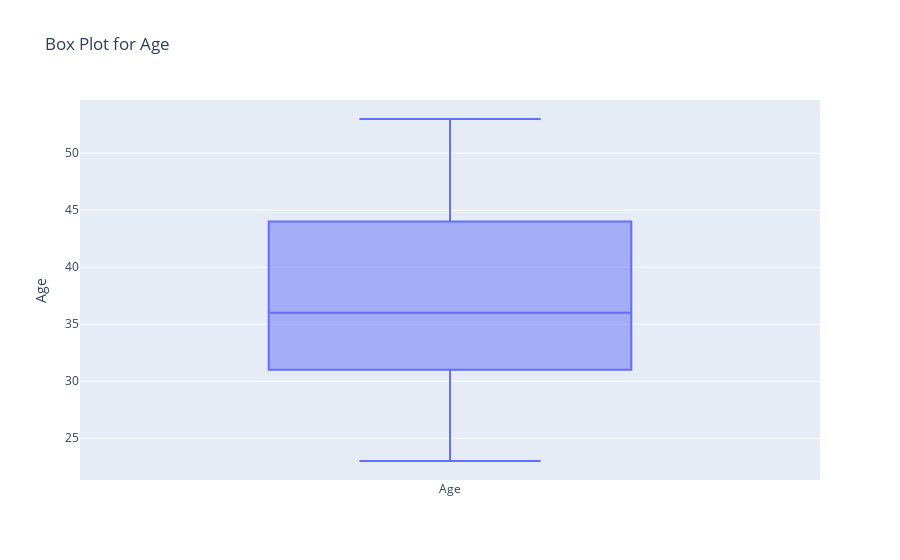
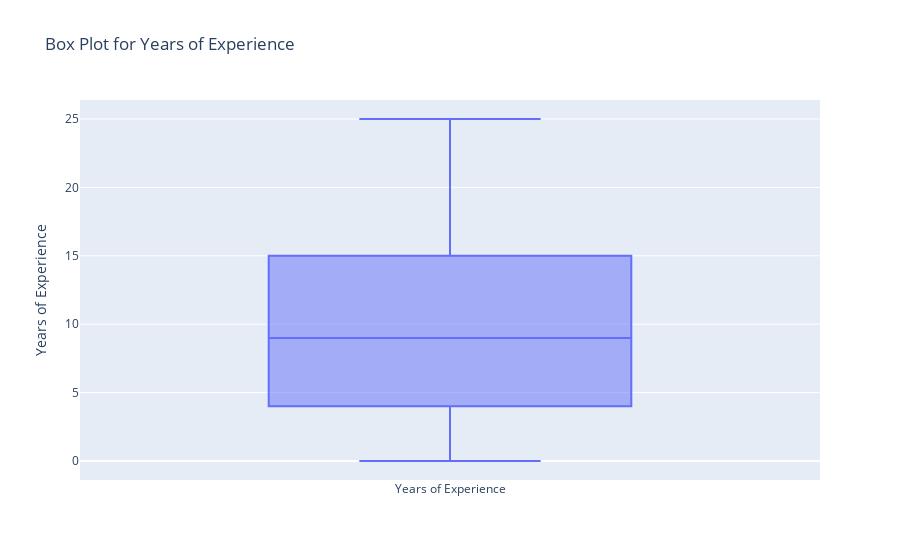

The code cell stored with these charts, in order, in its notebook:
### Code cell
draw_box_plots(data)

### Figure 1 — Plotly figure (JSON) as saved in the notebook; plotly's stock layout.template omitted (floating-point values rounded to 4 significant figures; data arrays with more than 128 entries replaced by an {"elided": "..."} marker saying what was removed)
{"data": [{"name": "Age", "type": "box", "y": {"elided": "375 int values"}}], "layout": {"autosize": true, "title": {"text": "Box Plot for Age"}, "xaxis": {"autorange": true, "range": [-0.5, 0.5], "type": "category"}, "yaxis": {"autorange": true, "range": [21.33, 54.67], "title": {"text": "Age"}, "type": "linear"}}}

### Figure 2 — Plotly figure (JSON) as saved in the notebook; plotly's stock layout.template omitted (floating-point values rounded to 4 significant figures; data arrays with more than 128 entries replaced by an {"elided": "..."} marker saying what was removed)
{"data": [{"name": "Years of Experience", "type": "box", "y": {"elided": "375 float values"}}], "layout": {"autosize": true, "title": {"text": "Box Plot for Years of Experience"}, "xaxis": {"autorange": true, "range": [-0.5, 0.5], "type": "category"}, "yaxis": {"autorange": true, "range": [-1.389, 26.39], "title": {"text": "Years of Experience"}, "type": "linear"}}}
